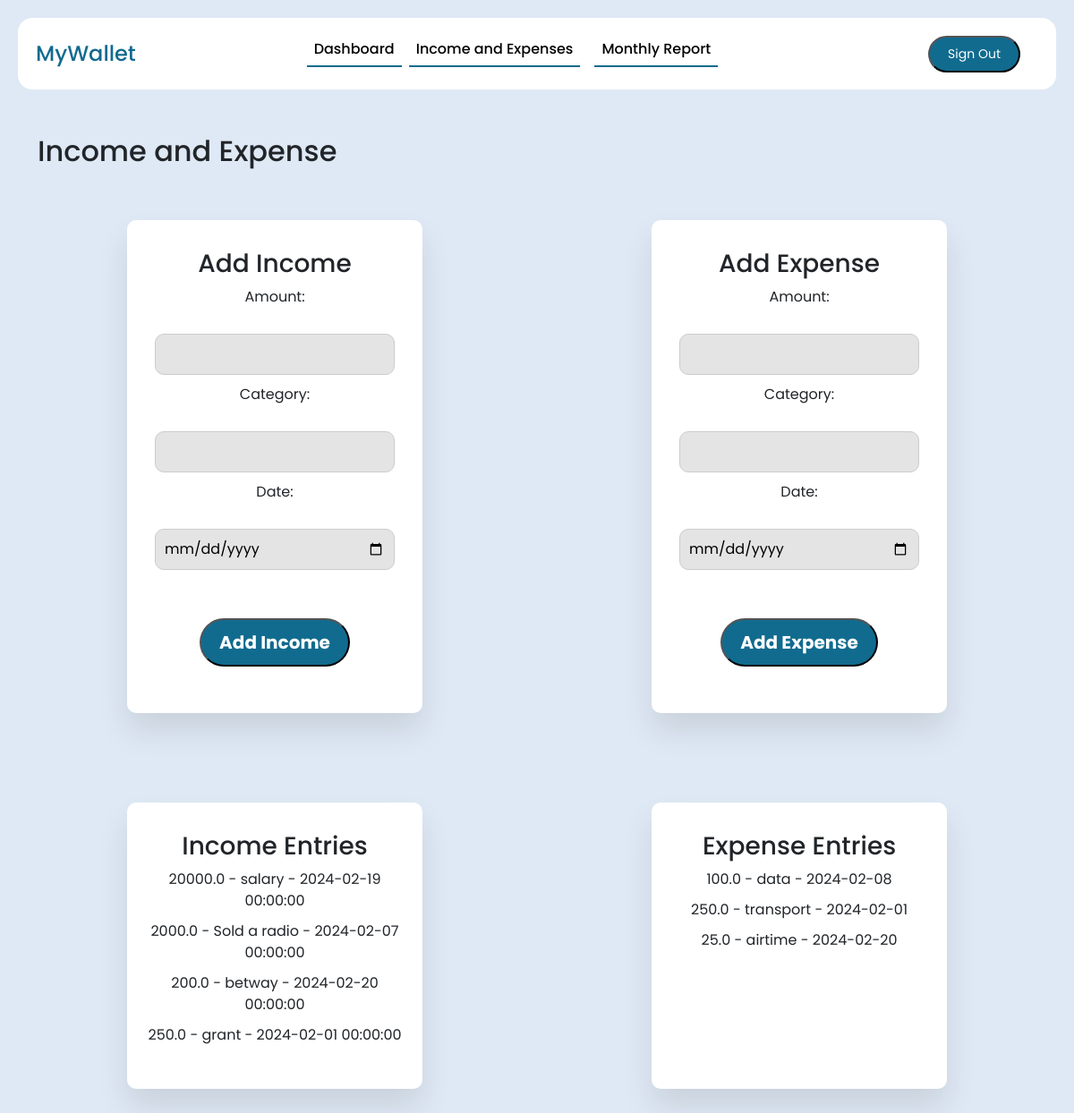
Before: /income_expense (signed in) with the older database file.
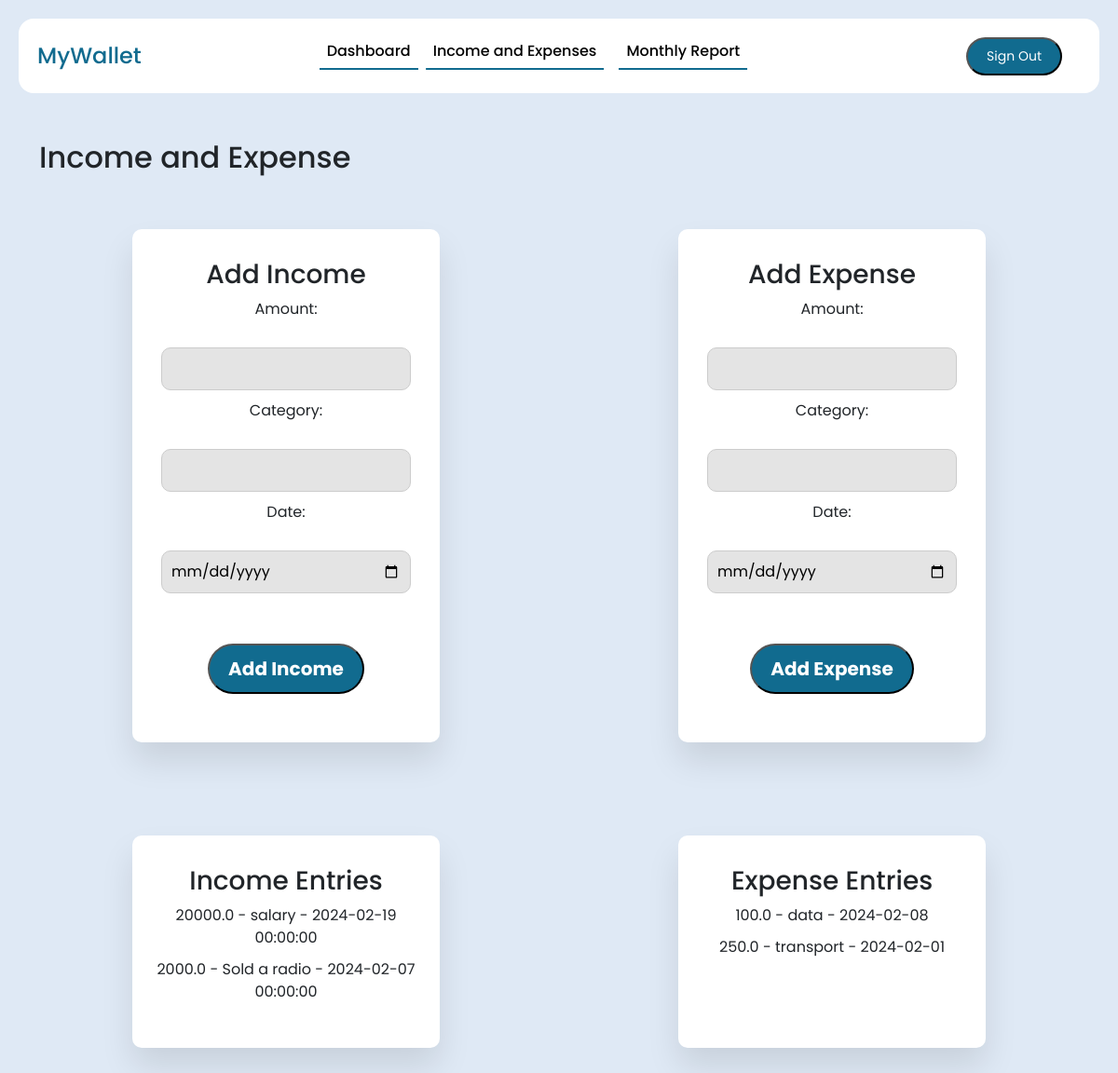
After: the same page with the newer database file.
### website/models.py (models this page shows, shortened)
class Income(db.Model):
    id = db.Column(db.Integer, primary_key=True)
    amount = db.Column(db.Float, nullable=False)
    date = db.Column(db.DateTime(timezone=True),default=func.now())
    category = db.Column(db.String(50), nullable=False)
    user_id = db.Column(db.Integer, db.ForeignKey('user.id'), nullable=False)

class Expense(db.Model):
    id = db.Column(db.Integer, primary_key=True)
    amount = db.Column(db.Float, nullable=False)
    date = db.Column(db.Date, nullable=False)
    category = db.Column(db.String(50), nullable=False)
    user_id = db.Column(db.Integer, db.ForeignKey('user.id'),nullable=False)

### website/views.py (the view)
@views.route('/income_expense')
@login_required
def income_expense():
    user = current_user #define user
    return render_template('income_expense.html', user=user)

### website/__init__.py (called while the page is built)
def create_app():
    app = Flask(__name__)
    app.config['SECRET_KEY'] = 'the secret key'
    app.config['SQLALCHEMY_DATABASE_URI'] = f'sqlite:///{DB_NAME}'
    db.init_app(app)
    from .views import views
    from .auth import auth
    from .models import User
    app.register_blueprint(views, url_prefix='/')
    app.register_blueprint(auth, url_prefix='/')
    login_manager = LoginManager()
    login_manager.login_view= 'auth.sign_in'  # type: ignore
    login_manager.init_app(app)
    @login_manager.user_loader
    def load_user(id):
        return User.query.get(int(id))
    with app.app_context(): #can remove this line if don't solve problem
        create_database()
    return app

### website/templates/income_expense.html (shortened to what this page needs)
<!DOCTYPE html>
<html lang="en">
<head>
    <link
      href="https://cdn.jsdelivr.net/npm/bootstrap@5.3.2/dist/css/bootstrap.min.css"
      rel="stylesheet"
    />
    <link rel="stylesheet" type="text/css" href="{{ url_for('static', filename='styles.css') }}">
    <link
      rel="stylesheet"
      type="text/css"
      href="{{ url_for('static', filename='navbar.css') }}"
    />
</head>
<body>
   <header class="navbar-header">
      <nav class="navbar navbar-expand-lg fixed-top">
        <div class="container-fluid">
          <a class="navbar-brand me-auto" href="{{url_for('views.home')}}">MyWallet</a>
          <div
            class="offcanvas offcanvas-end"
            tabindex="-1"
            id="offcanvasNavbar"
            aria-labelledby="offcanvasNavbarLabel"
          >
            <div class="offcanvas-body">
              <ul class="navbar-nav justify-content-center flex-grow-1 pe-3">
                <li class="nav-item">
                  <a
                    class="nav-link active"
                    aria-current="page"
                    href="{{url_for('views.dashboard')}}"
                    >Dashboard</a
                  >
                </li>
                <li class="nav-item">
                  <a
                    class="nav-link active mx-lg-2"
                    aria-current="page"
                    href="{{url_for('views.income_expense')}}"
                    >Income and Expenses</a
                  >
                </li>
                <li class="nav-item">
                  <a
                    class="nav-link active mx-lg-2"
                    aria-current="page"
                    href="{{url_for('views.monthly_report')}}"
                    >Monthly Report</a
                  >
                </li>
              </ul>
            </div>
          </div>
          <a href="{{ url_for('auth.sign_out') }}"><button class="signout-button">Sign Out</button></a>
        </div>
      </nav>
    </header>
    <div class="container">
      <h2>Income and Expense</h2>
    <div class="rex">
      <div id="income" class="wrapper">
      <h3>Add Income</h3>
    <form action="{{ url_for('views.add_income') }}" method="post">
        <label for="amount">Amount:</label><br>
        <input type="text" id="amount" name="amount" required><br>
        <label for="category">Category:</label><br>
        <input type="text" id="category" name="category" required><br>
        <label for="date">Date:</label><br>
        <input type="date" id="date" name="date" required><br><br>
        <button type="submit">Add Income</button>
    </form>
    </div>
   <div id="expense" class="wrapper" >
     <h3>Add Expense</h3>
    <form action="{{ url_for('views.add_expense') }}" method="post">
        <label for="amount">Amount:</label><br>
        <input type="text" id="amount" name="amount" required><br>
        <label for="category">Category:</label><br>
        <input type="text" id="category" name="category" required><br>
        <label for="date">Date:</label><br>
        <input type="date" id="date" name="date" required><br><br>
        <button type="submit">Add Expense</button>
    </form>
   </div>
    </div>
   <div class="rex">
    <div class="wrapper" id="entries">
       <h3>Income Entries</h3>
    <ul>
        {% for income_entry in user.income_entries %}
            <li>{{ income_entry.amount }} - {{ income_entry.category }} - {{ income_entry.date }}</li>
        {% endfor %}
    </ul>
    </div>
    <div class="wrapper" id="entries">
    <h3>Expense Entries</h3>
    <ul>
        {% for expense_entry in user.expense_entries %}
            <li>{{ expense_entry.amount }} - {{ expense_entry.category }} - {{ expense_entry.date }}</li>
        {% endfor %}
    </ul>
   </div>
   </div>
    </div>
    </body>
</html>

Changed rows visible on the page:
no longer on this page (row edited): Income: amount "200.0", category "betway", date "2024-02-20 00:00:00"
no longer on this page (row edited): Income: amount "250.0", category "grant", date "2024-02-01 00:00:00"
no longer on this page (row edited): Expense: amount "25.0", category "airtime", date "2024-02-20"
